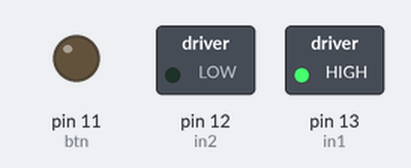
Recording of a sketch running on a simulated Arduino Uno, built with avr-gcc and run on an emulated ATmega328P. Shown: switched loads named in the sketch (green lamp = pin HIGH), output pins drawn as LEDs (lit = HIGH).

Above: at 0.1 s.
Timing chart, 0 to 1.6 s (numbered marks = the images above):
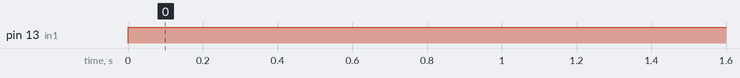

The sketch:

L298N_motor_Driver.ino
```cpp
#define in1 13
#define in2 12
#define btn 11

void setup() {
  // put your setup code here, to run once:
  pinMode(in1, OUTPUT);
  pinMode(in2, OUTPUT);
  pinMode(btn, OUTPUT);
}

void loop() {
  // put your main code here, to run repeatedly:
  int out = digitalRead(btn);
  if (out) {
    //opposite direction
      digitalWrite(in1, LOW);
      digitalWrite(in2, HIGH);
    }else {
      digitalWrite(in1, HIGH);
      digitalWrite(in2, LOW);
      }

}
```

Measured:
- by itself, pin 13 (in1): LOW → HIGH at 0.00 s
